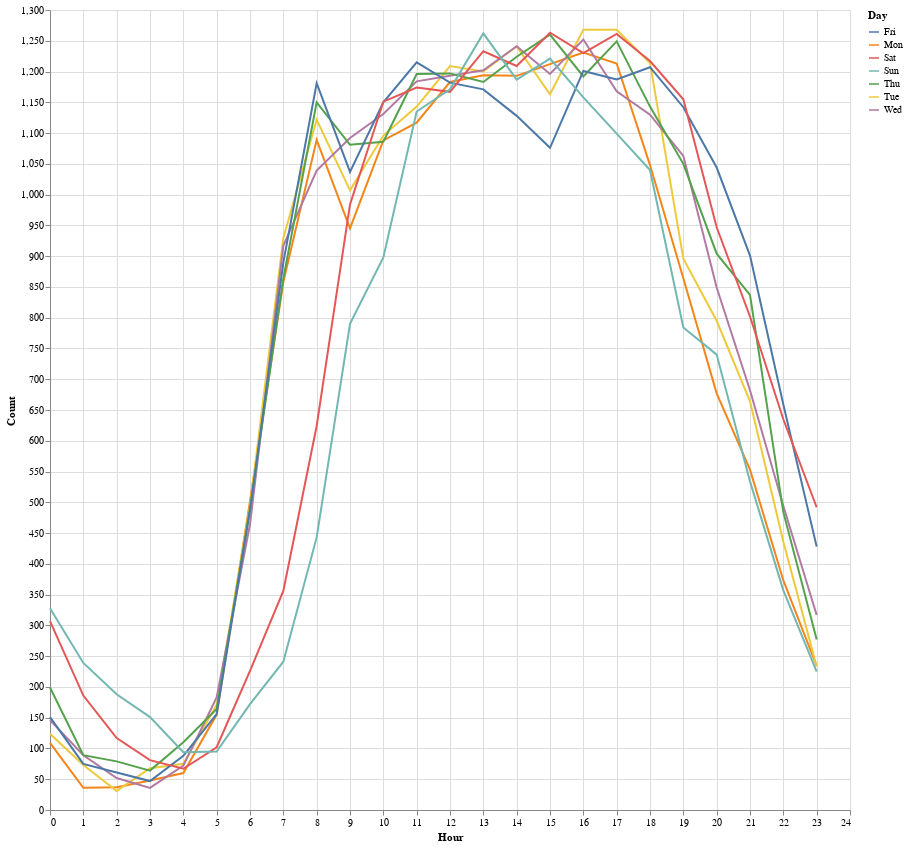

Notebook source saved alongside this figure:
### Markdown cell above
Plot Traffic Data for Riccarton Road

### Code cell
traffic_collated |>
    @vlplot(
        :line, 
        x = :Hour, 
        y = :Count,
        color = :Day,
        width=800,height=800,
        )

### Figure 1 — Vega-Lite specification as saved in the notebook (floating-point values rounded to 4 significant figures; data arrays with more than 128 entries replaced by an {"elided": "..."} marker saying what was removed)
{"data": {"values": {"elided": "168 records"}}, "encoding": {"color": {"field": "Day", "type": "nominal"}, "x": {"field": "Hour", "type": "quantitative"}, "y": {"field": "Count", "type": "quantitative"}}, "height": 800, "mark": "line", "width": 800}
